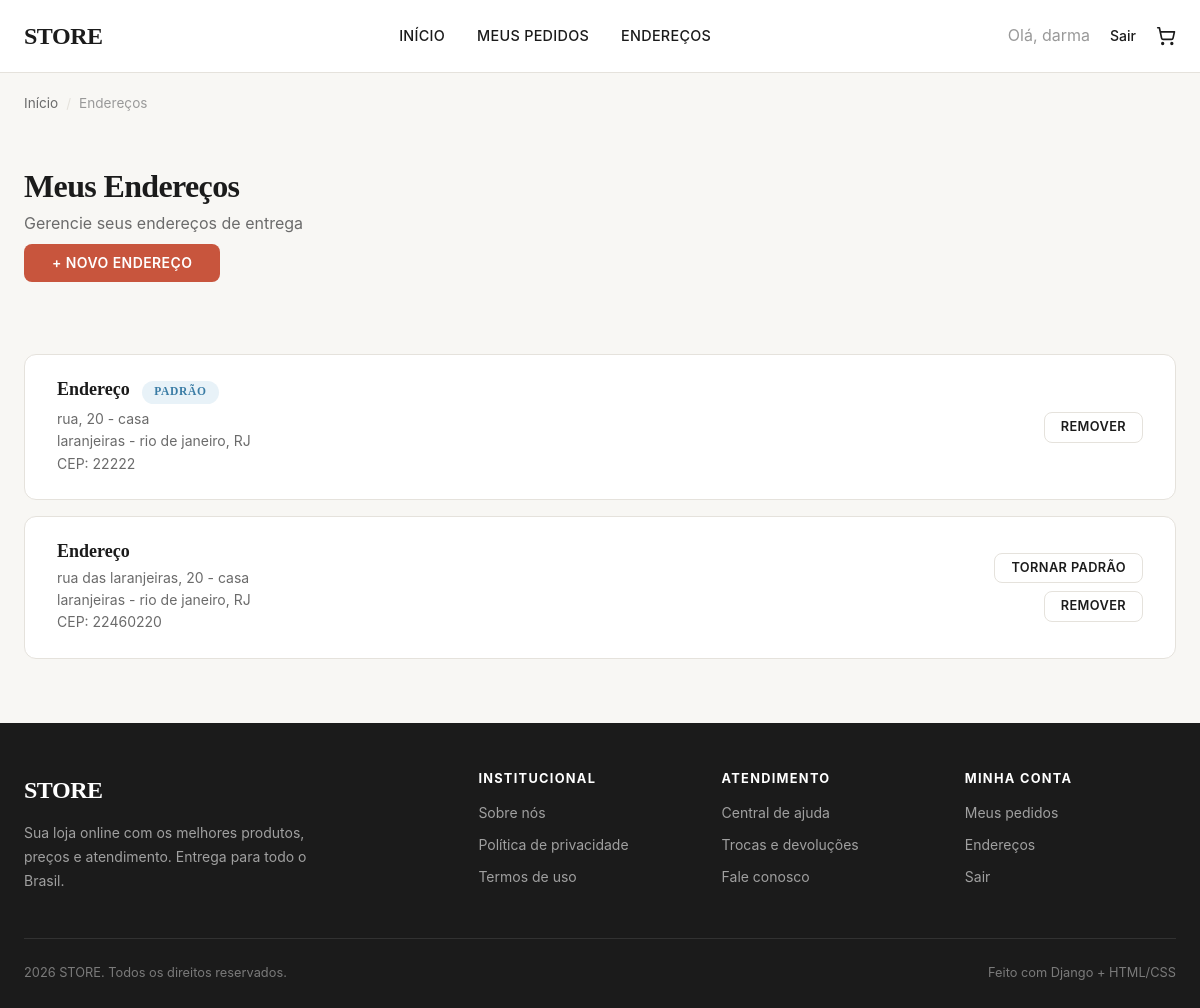
The page /addresses/ (signed in) on the database its author committed.
### core/models.py (models this page shows, shortened)
class Address(models.Model):
    user = models.ForeignKey(
        settings.AUTH_USER_MODEL,
        on_delete=models.CASCADE,
        related_name="addresses",
    )
    cep = models.CharField(max_length=9)  # ex: 12345-678
    street = models.CharField(max_length=200)
    number = models.CharField(max_length=20)
    complement = models.CharField(max_length=100, blank=True)
    district = models.CharField(max_length=100)  # bairro
    city = models.CharField(max_length=100)
    state = models.CharField(max_length=2)  # UF
    is_default = models.BooleanField(default=False)
    created_at = models.DateTimeField(auto_now_add=True)
    class Meta:
        ordering = ["-is_default", "-created_at"]

### core/views.py (the view)
# urls.py: path("addresses/", address_list_view, name="address_list"),
@login_required
def address_list_view(request):
    addresses = Address.objects.filter(user=request.user).order_by("-is_default", "-id")
    return render(request, "core/address_list.html", {"addresses": addresses})

### templates/core/address_list.html (shortened to what this page needs)
{% extends "base.html" %}
{% load static %}
{% block content %}
<main>
  <div class="container">
    <nav class="breadcrumb" aria-label="Breadcrumb">
      <a href="{% url 'home' %}">Início</a>
      <span class="breadcrumb-sep">/</span>
      <span>Endereços</span>
    </nav>
    <div class="page-title">
      <h1>Meus Endereços</h1>
      <p>Gerencie seus endereços de entrega</p>
    </div>
    <div class="mb-3">
      <a href="{% url 'address_create' %}" class="btn btn-accent">
        + Novo Endereço
      </a>
    </div>
    <div class="section">
      {% if addresses %}
        {% for address in addresses %}
          <div class="order-card mb-2">
            <div class="order-card-info">
              <h4>
                {{ address.label|default:"Endereço" }}
                {% if address.is_default %}
                  <span class="badge badge-confirmed" style="margin-left:8px;">
                    Padrão
                  </span>
                {% endif %}
              </h4>
              <p>
                {{ address.street }}, {{ address.number }}
                {% if address.complement %} - {{ address.complement }}{% endif %}<br>
                {{ address.district }} - {{ address.city }}, {{ address.state }}<br>
                CEP: {{ address.cep }}
              </p>
            </div>
            <div class="order-card-right" style="display:flex;gap:8px;flex-wrap:wrap;">
              {% if not address.is_default %}
                <form action="{% url 'address_set_default' address.id %}" method="post">
                  <button type="submit" class="btn btn-outline btn-sm">
                    Tornar padrão
                  </button>
                </form>
              {% endif %}
              <form action="{% url 'address_delete' address.id %}" method="post">
                <button type="submit"
                        class="btn btn-outline btn-sm"
                        onclick="return confirm('Deseja remover este endereço?')">
                  Remover
                </button>
              </form>
            </div>
          </div>
        {% endfor %}
      {% else %}
        <p class="text-muted">
          Você ainda não cadastrou nenhum endereço.
        </p>
      {% endif %}
    </div>
  </div>
</main>
{% endblock %}

### templates/base.html (shortened to what this page needs)
{% load static %}
<!DOCTYPE html>
<html lang="pt-br">
<head>
  <link rel="stylesheet" href="{% static 'css/style.css' %}">
</head>
<body>
  <header class="header">
    <div class="container header-inner">
      <a href="{% url 'home' %}" class="logo">STORE</a>
      <nav class="nav-links">
        <a href="{% url 'home' %}">Início</a>
        <a href="{% url 'order_list' %}">Meus Pedidos</a>
        <a href="{% url 'address_list' %}">Endereços</a>
      </nav>
      <div class="nav-actions">
        {% if user.is_authenticated %}
          <span class="text-muted">Olá, {{ user.username }}</span>
          <a href="{% url 'logout' %}">Sair</a>
        {% else %}
          <a href="{% url 'login' %}">Entrar</a>
        {% endif %}
        <a href="{% url 'cart_detail' %}" class="cart-link" aria-label="Carrinho">
        </a>
      </div>
    </div>
  </header>
  <main>
    {% block content %}{% endblock %}
  </main>
  <footer class="footer">
    <div class="container">
      <div class="footer-inner">
        <div class="footer-brand">
          <a href="{% url 'home' %}" class="logo">STORE</a>
          <p>Sua loja online com os melhores produtos, preços e atendimento. Entrega para todo o Brasil.</p>
        </div>
        <div class="footer-col">
          <h4>Institucional</h4>
          <a href="#">Sobre nós</a>
          <a href="#">Política de privacidade</a>
          <a href="#">Termos de uso</a>
        </div>
        <div class="footer-col">
          <h4>Atendimento</h4>
          <a href="#">Central de ajuda</a>
          <a href="#">Trocas e devoluções</a>
          <a href="#">Fale conosco</a>
        </div>
        <div class="footer-col">
          <h4>Minha Conta</h4>
          <a href="{% url 'order_list' %}">Meus pedidos</a>
          <a href="{% url 'address_list' %}">Endereços</a>
          {% if user.is_authenticated %}
            <a href="{% url 'logout' %}">Sair</a>
          {% else %}
            <a href="{% url 'login' %}">Entrar</a>
            <a href="{% url 'signup' %}">Criar conta</a>
          {% endif %}
        </div>
      </div>
      <div class="footer-bottom">
        <span>{% now "Y" %} STORE. Todos os direitos reservados.</span>
        <span>Feito com Django + HTML/CSS</span>
      </div>
    </div>
  </footer>
</body>
</html>

### rows shown on the page
Address: label "Endereço", is_default "PADRÃO", street "rua", number "20", complement "casa", district "laranjeiras", city "rio de janeiro", state "RJ", cep "22222"
Address: label "Endereço", street "rua das laranjeiras", number "20", complement "casa", district "laranjeiras", city "rio de janeiro", state "RJ", cep "22460220", is_default "TORNAR PADRÃO"

### other values the page prints
{{ user.username }} "darma"
